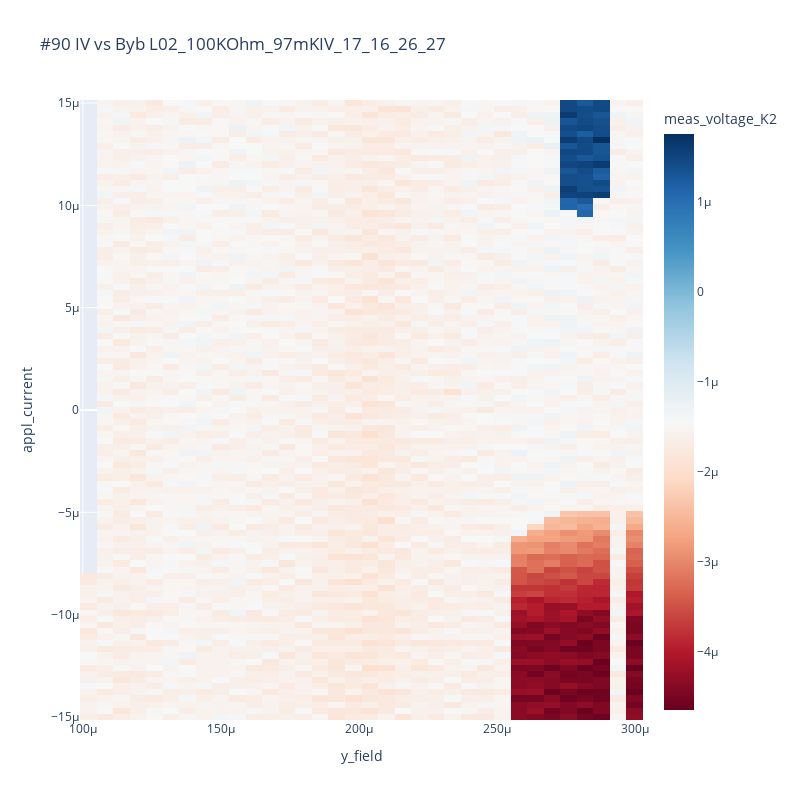
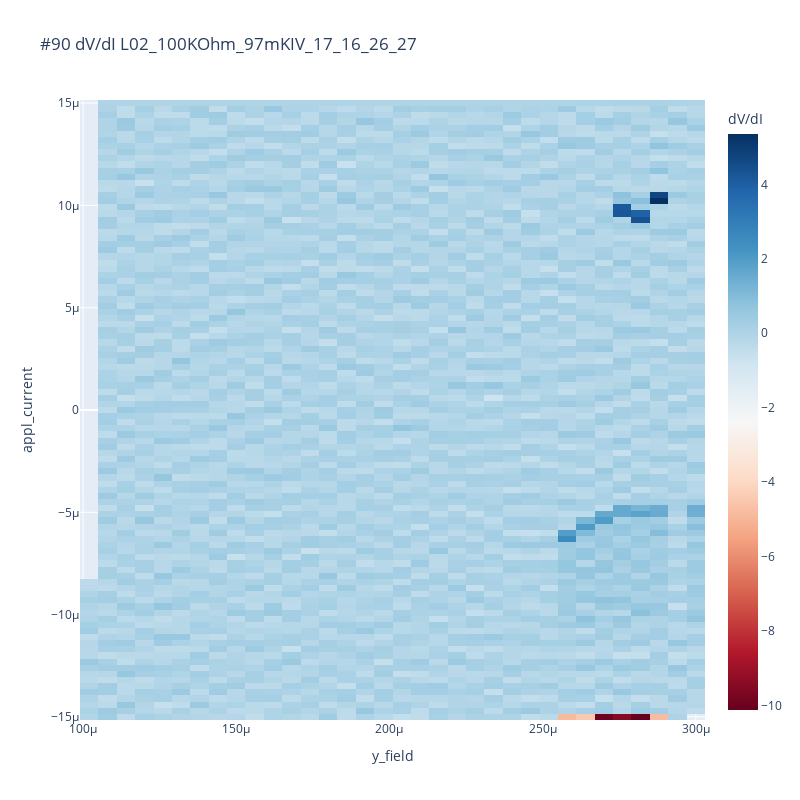
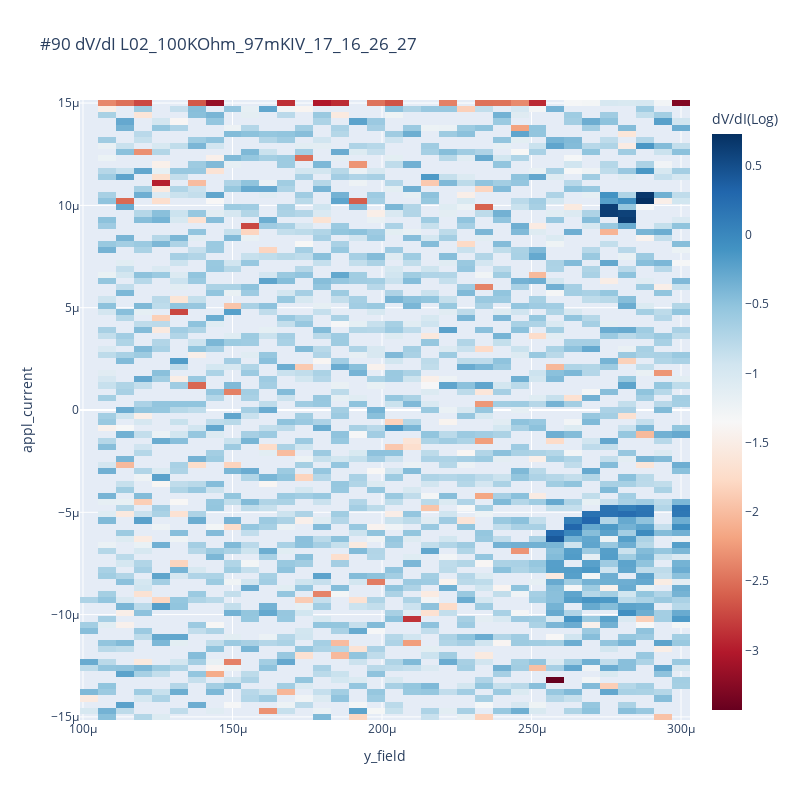

The notebook cell saved with these charts, in order:
### Code cell
IV_Mag_plot(90)

### Figure 1 — Plotly figure (JSON) as saved in the notebook; plotly's stock layout.template omitted (floating-point values rounded to 4 significant figures; data arrays with more than 128 entries replaced by an {"elided": "..."} marker saying what was removed)
{"data": [{"colorbar": {"title": {"side": "top", "text": "meas_voltage_K2"}}, "colorscale": [[0, "rgb(103,0,31)"], [0.1, "rgb(178,24,43)"], [0.2, "rgb(214,96,77)"], [0.3, "rgb(244,165,130)"], [0.4, "rgb(253,219,199)"], [0.5, "rgb(247,247,247)"], [0.6, "rgb(209,229,240)"], [0.7, "rgb(146,197,222)"], [0.8, "rgb(67,147,195)"], [0.9, "rgb(33,102,172)"], [1, "rgb(5,48,97)"]], "type": "heatmap", "x": {"elided": "3357 float values"}, "y": {"elided": "3357 float values"}, "z": {"elided": "3357 float values"}}], "layout": {"height": 800, "title": {"text": "#90 IV vs Byb L02_100KOhm_97mKIV_17_16_26_27"}, "width": 800, "xaxis": {"title": {"text": "y_field"}}, "yaxis": {"title": {"text": "appl_current"}}}}

### Figure 2 — Plotly figure (JSON) as saved in the notebook; plotly's stock layout.template omitted (floating-point values rounded to 4 significant figures; data arrays with more than 128 entries replaced by an {"elided": "..."} marker saying what was removed)
{"data": [{"colorbar": {"title": {"side": "top", "text": "dV/dI"}}, "colorscale": [[0, "rgb(103,0,31)"], [0.1, "rgb(178,24,43)"], [0.2, "rgb(214,96,77)"], [0.3, "rgb(244,165,130)"], [0.4, "rgb(253,219,199)"], [0.5, "rgb(247,247,247)"], [0.6, "rgb(209,229,240)"], [0.7, "rgb(146,197,222)"], [0.8, "rgb(67,147,195)"], [0.9, "rgb(33,102,172)"], [1, "rgb(5,48,97)"]], "type": "heatmap", "x": {"elided": "3357 float values"}, "y": {"elided": "3357 float values"}, "z": {"elided": "3357 float values"}}], "layout": {"height": 800, "title": {"text": "#90 dV/dI L02_100KOhm_97mKIV_17_16_26_27"}, "width": 800, "xaxis": {"title": {"text": "y_field"}}, "yaxis": {"title": {"text": "appl_current"}}}}

### Figure 3 — Plotly figure (JSON) as saved in the notebook; plotly's stock layout.template omitted (floating-point values rounded to 4 significant figures; data arrays with more than 128 entries replaced by an {"elided": "..."} marker saying what was removed)
{"data": [{"colorbar": {"title": {"side": "top", "text": "dV/dI(Log)"}}, "colorscale": [[0, "rgb(103,0,31)"], [0.1, "rgb(178,24,43)"], [0.2, "rgb(214,96,77)"], [0.3, "rgb(244,165,130)"], [0.4, "rgb(253,219,199)"], [0.5, "rgb(247,247,247)"], [0.6, "rgb(209,229,240)"], [0.7, "rgb(146,197,222)"], [0.8, "rgb(67,147,195)"], [0.9, "rgb(33,102,172)"], [1, "rgb(5,48,97)"]], "type": "heatmap", "x": {"elided": "3357 float values"}, "y": {"elided": "3357 float values"}, "z": {"elided": "3357 float values"}}], "layout": {"height": 800, "title": {"text": "#90 dV/dI L02_100KOhm_97mKIV_17_16_26_27"}, "width": 800, "xaxis": {"title": {"text": "y_field"}}, "yaxis": {"title": {"text": "appl_current"}}}}
